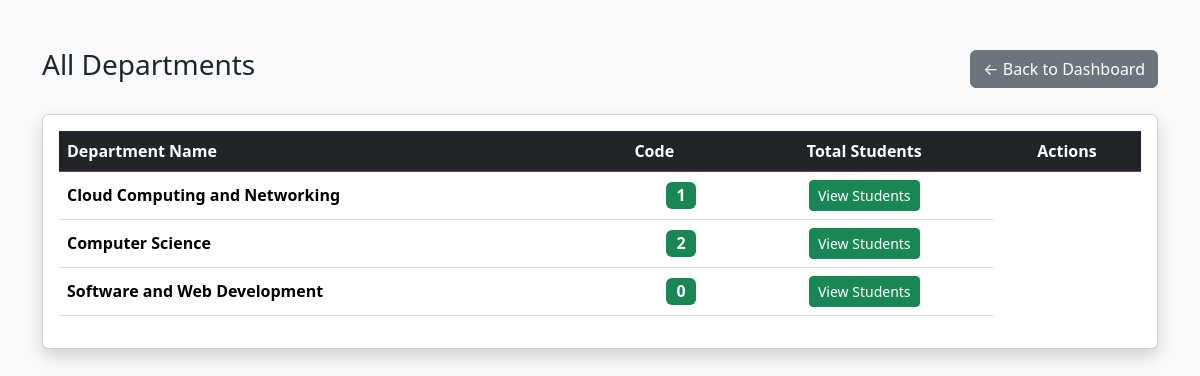
Screenshot of /grand_admin_view_departments.php (signed in) with the database file from the repository.
### tables this page shows
CREATE TABLE IF NOT EXISTS `departments` (
  `id` int NOT NULL AUTO_INCREMENT,
  `name` varchar(100) NOT NULL,
  PRIMARY KEY (`id`),
  UNIQUE KEY `name` (`name`)
);

### grand_admin_view_departments.php (the view, shortened to what this page needs)
<?php
require_once 'config.php';
$stmt = $pdo->prepare("
    SELECT d.*,
           COUNT(s.id) AS total_students
    FROM departments d
    LEFT JOIN students s ON s.department_id = d.id
    GROUP BY d.id
    ORDER BY d.name ASC
");
$stmt->execute();
$departments = $stmt->fetchAll();
?>
<!DOCTYPE html>
<html lang="en">
<head>
    <link href="https://cdn.jsdelivr.net/npm/bootstrap@5.3.3/dist/css/bootstrap.min.css" rel="stylesheet">
</head>
<body>
<div class="container mt-5">
    <div class="d-flex justify-content-between align-items-center mb-4">
        <h3>All Departments</h3>
        <a href="grand_admin_dashboard.php" class="btn btn-secondary">← Back to Dashboard</a>
    </div>
    <div class="card shadow">
        <div class="card-body">
            <?php if (empty($departments)): ?>
                <p class="text-center text-muted py-5">No departments created yet.</p>
            <?php else: ?>
                <div class="table-responsive">
                    <table class="table table-hover align-middle">
                        <thead class="table-dark">
                            <tr>
                                <th>Department Name</th>
                                <th>Code</th>
                                <th class="text-center">Total Students</th>
                                <th class="text-center">Actions</th>
                            </tr>
                        </thead>
                        <tbody>
                            <?php foreach ($departments as $dept): ?>
                            <tr>
                                <td><strong><?= htmlspecialchars($dept['name']) ?></strong></td>
                                <td class="text-center">
                                    <span class="badge bg-success fs-6"><?= $dept['total_students'] ?></span>
                                </td>
                                <td class="text-center">
                                    <a href="grand_admin_view_students.php?department_id=<?= $dept['id'] ?>"
                                       class="btn btn-sm btn-success">
                                        View Students
                                    </a>
                                </td>
                            </tr>
                            <?php endforeach; ?>
                        </tbody>
                    </table>
                </div>
            <?php endif; ?>
        </div>
    </div>
</div>
</body>
</html>

### grand_admin_view_departments.php (style rules this page uses)
body { background-color: #f8f9fa; }

### rows the page displays
departments: name "Cloud Computing and Networking", total_students "1"
departments: name "Computer Science", total_students "2"
departments: name "Software and Web Development", total_students "0"
